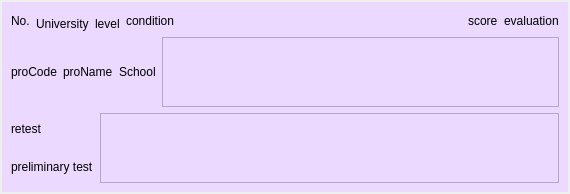
<?xml version="1.0" encoding="UTF-8"?>
<ui version="4.0">
 <class>item</class>
 <widget class="QWidget" name="item">
  <property name="windowModality">
   <enum>Qt::WindowModal</enum>
  </property>
  <property name="geometry">
   <rect>
    <x>0</x>
    <y>0</y>
    <width>570</width>
    <height>144</height>
   </rect>
  </property>
  <property name="sizePolicy">
   <sizepolicy hsizetype="Fixed" vsizetype="Expanding">
    <horstretch>0</horstretch>
    <verstretch>1</verstretch>
   </sizepolicy>
  </property>
  <property name="windowTitle">
   <string>Form</string>
  </property>
  <property name="styleSheet">
   <string notr="true">border-color: rgb(0, 0, 255);</string>
  </property>
  <layout class="QGridLayout" name="gridLayout">
   <property name="leftMargin">
    <number>2</number>
   </property>
   <property name="topMargin">
    <number>2</number>
   </property>
   <property name="rightMargin">
    <number>2</number>
   </property>
   <property name="bottomMargin">
    <number>2</number>
   </property>
   <item row="1" column="0">
    <widget class="QWidget" name="widget" native="true">
     <property name="sizePolicy">
      <sizepolicy hsizetype="Preferred" vsizetype="Expanding">
       <horstretch>0</horstretch>
       <verstretch>1</verstretch>
      </sizepolicy>
     </property>
     <property name="styleSheet">
      <string notr="true">background-color: rgb(235, 217, 255);</string>
     </property>
     <layout class="QVBoxLayout" name="verticalLayout">
      <item>
       <layout class="QHBoxLayout" name="horizontalLayout_school">
        <property name="bottomMargin">
         <number>0</number>
        </property>
        <item>
         <widget class="QLabel" name="label_num">
          <property name="sizePolicy">
           <sizepolicy hsizetype="Fixed" vsizetype="Preferred">
            <horstretch>0</horstretch>
            <verstretch>0</verstretch>
           </sizepolicy>
          </property>
          <property name="styleSheet">
           <string notr="true">font: 25 12pt &quot;Adobe 宋体 Std L&quot;;</string>
          </property>
          <property name="text">
           <string>No.</string>
          </property>
         </widget>
        </item>
        <item alignment="Qt::AlignBottom">
         <widget class="QLabel" name="lable_university">
          <property name="sizePolicy">
           <sizepolicy hsizetype="Fixed" vsizetype="Preferred">
            <horstretch>0</horstretch>
            <verstretch>0</verstretch>
           </sizepolicy>
          </property>
          <property name="styleSheet">
           <string notr="true">font: 18pt &quot;Adobe 黑体 Std R&quot;;</string>
          </property>
          <property name="text">
           <string>University</string>
          </property>
         </widget>
        </item>
        <item alignment="Qt::AlignBottom">
         <widget class="QLabel" name="label_level">
          <property name="sizePolicy">
           <sizepolicy hsizetype="Fixed" vsizetype="Preferred">
            <horstretch>0</horstretch>
            <verstretch>0</verstretch>
           </sizepolicy>
          </property>
          <property name="styleSheet">
           <string notr="true"/>
          </property>
          <property name="text">
           <string>level</string>
          </property>
         </widget>
        </item>
        <item>
         <widget class="QLabel" name="label_condition">
          <property name="sizePolicy">
           <sizepolicy hsizetype="Fixed" vsizetype="Preferred">
            <horstretch>0</horstretch>
            <verstretch>0</verstretch>
           </sizepolicy>
          </property>
          <property name="text">
           <string>condition</string>
          </property>
         </widget>
        </item>
        <item>
         <spacer name="horizontalSpacer">
          <property name="orientation">
           <enum>Qt::Horizontal</enum>
          </property>
          <property name="sizeHint" stdset="0">
           <size>
            <width>40</width>
            <height>20</height>
           </size>
          </property>
         </spacer>
        </item>
        <item>
         <widget class="QLabel" name="label_score">
          <property name="sizePolicy">
           <sizepolicy hsizetype="Fixed" vsizetype="Preferred">
            <horstretch>0</horstretch>
            <verstretch>0</verstretch>
           </sizepolicy>
          </property>
          <property name="styleSheet">
           <string notr="true">font: 25 11pt &quot;Adobe 宋体 Std L&quot;;</string>
          </property>
          <property name="text">
           <string>score</string>
          </property>
         </widget>
        </item>
        <item>
         <widget class="QLabel" name="label_evaluation">
          <property name="sizePolicy">
           <sizepolicy hsizetype="Fixed" vsizetype="Preferred">
            <horstretch>0</horstretch>
            <verstretch>0</verstretch>
           </sizepolicy>
          </property>
          <property name="styleSheet">
           <string notr="true">font: 75 12pt &quot;等线&quot;;</string>
          </property>
          <property name="text">
           <string>evaluation</string>
          </property>
         </widget>
        </item>
       </layout>
      </item>
      <item>
       <layout class="QHBoxLayout" name="horizontalLayout_3">
        <item>
         <widget class="QLabel" name="label_proCode">
          <property name="sizePolicy">
           <sizepolicy hsizetype="Fixed" vsizetype="Preferred">
            <horstretch>0</horstretch>
            <verstretch>0</verstretch>
           </sizepolicy>
          </property>
          <property name="text">
           <string>proCode</string>
          </property>
         </widget>
        </item>
        <item>
         <widget class="QLabel" name="label_proName">
          <property name="sizePolicy">
           <sizepolicy hsizetype="Fixed" vsizetype="Preferred">
            <horstretch>0</horstretch>
            <verstretch>0</verstretch>
           </sizepolicy>
          </property>
          <property name="styleSheet">
           <string notr="true">font: 10pt &quot;Adobe 黑体 Std R&quot;;</string>
          </property>
          <property name="text">
           <string>proName</string>
          </property>
         </widget>
        </item>
        <item>
         <widget class="QLabel" name="label_school">
          <property name="sizePolicy">
           <sizepolicy hsizetype="Fixed" vsizetype="Preferred">
            <horstretch>0</horstretch>
            <verstretch>0</verstretch>
           </sizepolicy>
          </property>
          <property name="text">
           <string>School</string>
          </property>
         </widget>
        </item>
        <item>
         <widget class="QTextBrowser" name="proDirection">
          <property name="sizePolicy">
           <sizepolicy hsizetype="Expanding" vsizetype="Preferred">
            <horstretch>0</horstretch>
            <verstretch>0</verstretch>
           </sizepolicy>
          </property>
          <property name="lineWrapMode">
           <enum>QTextEdit::WidgetWidth</enum>
          </property>
         </widget>
        </item>
       </layout>
      </item>
      <item>
       <layout class="QHBoxLayout" name="horizontalLayout_4">
        <item>
         <layout class="QVBoxLayout" name="verticalLayout_2">
          <item>
           <widget class="QLabel" name="label_retest">
            <property name="sizePolicy">
             <sizepolicy hsizetype="Fixed" vsizetype="Preferred">
              <horstretch>0</horstretch>
              <verstretch>0</verstretch>
             </sizepolicy>
            </property>
            <property name="text">
             <string>retest</string>
            </property>
           </widget>
          </item>
          <item>
           <widget class="QLabel" name="label_pretest">
            <property name="sizePolicy">
             <sizepolicy hsizetype="Fixed" vsizetype="Preferred">
              <horstretch>0</horstretch>
              <verstretch>0</verstretch>
             </sizepolicy>
            </property>
            <property name="text">
             <string>preliminary test</string>
            </property>
           </widget>
          </item>
         </layout>
        </item>
        <item>
         <widget class="QTextBrowser" name="detail">
          <property name="sizePolicy">
           <sizepolicy hsizetype="Expanding" vsizetype="Preferred">
            <horstretch>0</horstretch>
            <verstretch>0</verstretch>
           </sizepolicy>
          </property>
         </widget>
        </item>
       </layout>
      </item>
     </layout>
    </widget>
   </item>
  </layout>
 </widget>
 <resources/>
 <connections/>
</ui>
